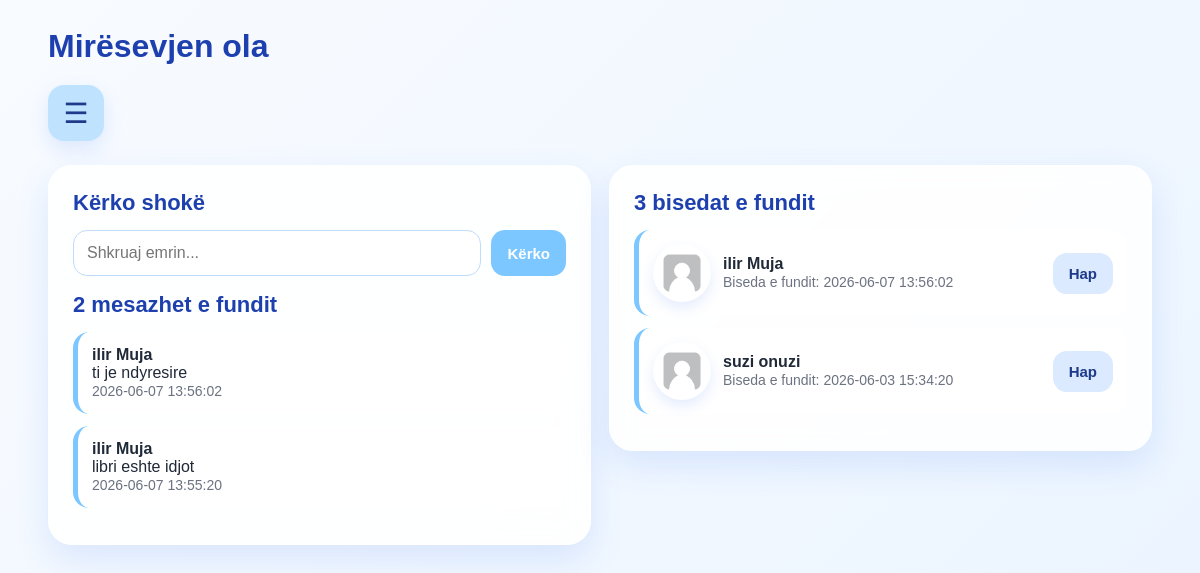
The app's page /femija/f_dashboard.php (signed in) with its own data.
### tables this page shows
CREATE TABLE `mesazhe` (
  `id` int(11) NOT NULL,
  `dergues_id` int(11) NOT NULL,
  `marres_id` int(11) NOT NULL,
  `teksti` text NOT NULL,
  `status` enum('normal','i_dyshimte','ofendues') DEFAULT 'normal',
  `score` int(11) DEFAULT 0,
  `fjale_ndaluara` text DEFAULT NULL,
  `lloje_fjalesh` text DEFAULT NULL,
  `lsf_json` longtext DEFAULT NULL CHECK (json_valid(`lsf_json`)),
  `is_read` tinyint(4) DEFAULT 0,
  `data_krijimit` timestamp NOT NULL DEFAULT current_timestamp()
);

CREATE TABLE `perdorues` (
  `id` int(11) NOT NULL,
  `emri` varchar(50) NOT NULL,
  `mbiemri` varchar(50) NOT NULL,
  `email` varchar(100) NOT NULL,
  `password` varchar(255) NOT NULL,
  `confirm_pass` varchar(255) DEFAULT NULL,
  `is_email_verified` tinyint(4) DEFAULT 0,
  `roli` enum('femije','prind') NOT NULL,
  `prind_id` int(11) DEFAULT NULL,
  `foto_profil` varchar(255) DEFAULT NULL,
  `created_at` timestamp NOT NULL DEFAULT current_timestamp(),
  `ditelindja` date DEFAULT NULL
);

### femija/f_dashboard.php (the view, shortened to what this page needs)
<?php
include("../configuration.php");
$user_id = (int)$_SESSION['user_id'];
$latestMessagesQ = $conn->prepare("
    SELECT
        m.teksti,
        m.data_krijimit,
        p.emri,
        p.mbiemri
    FROM mesazhe m
    JOIN perdorues p ON p.id = m.dergues_id
    WHERE m.marres_id = ?
    ORDER BY m.data_krijimit DESC
    LIMIT 2
");
$latestMessagesQ->bind_param("i", $user_id);
$latestMessagesQ->execute();
$latestMessages = $latestMessagesQ->get_result();
$recentChatsQ = $conn->prepare("
    SELECT
        p.id,
        p.emri,
        p.mbiemri,
        p.foto_profil,
        MAX(m.data_krijimit) AS last_message_time
    FROM mesazhe m
    JOIN perdorues p
        ON p.id = CASE
            WHEN m.dergues_id = ? THEN m.marres_id
            ELSE m.dergues_id
        END
    WHERE m.dergues_id = ? OR m.marres_id = ?
    GROUP BY p.id, p.emri, p.mbiemri, p.foto_profil
    ORDER BY last_message_time DESC
    LIMIT 3
");
$recentChatsQ->bind_param("iii", $user_id, $user_id, $user_id);
$recentChatsQ->execute();
$recentChats = $recentChatsQ->get_result();
?>
<!DOCTYPE html>
<html lang="sq">
<head>
    <link rel="stylesheet" href="../assets/child.css">
</head>
<body class="child-ui">
<div class="child-page">
    <h1 class="child-title">Mirësevjen <?= htmlspecialchars($_SESSION['emri']) ?></h1>
    <div class="child-menu-wrapper">
        <button class="child-menu-button">☰</button>
    </div>
    <div class="child-dashboard-grid">
        <div class="child-glass">
            <h3 class="child-section-title">Kërko shokë</h3>
            <form class="child-search-form" method="GET" action="search.php">
                <input class="child-input" type="text" name="term" placeholder="Shkruaj emrin..." required>
                <button class="child-btn" type="submit">Kërko</button>
            </form>
            <div class="child-list">
                <h3 class="child-section-title">2 mesazhet e fundit</h3>
                <?php while ($m = $latestMessages->fetch_assoc()): ?>
                    <div class="child-item">
                        <div>
                            <b><?= htmlspecialchars($m['emri'] . ' ' . $m['mbiemri']) ?></b><br>
                            <?= htmlspecialchars($m['teksti']) ?><br>
                            <small class="child-muted"><?= htmlspecialchars($m['data_krijimit']) ?></small>
                        </div>
                    </div>
                <?php endwhile; ?>
            </div>
        </div>
        <div class="child-glass">
            <h3 class="child-section-title">3 bisedat e fundit</h3>
            <?php while ($chat = $recentChats->fetch_assoc()): ?>
                <?php $foto = '../' . ($chat['foto_profil'] ?: 'uploads/default.png'); ?>
                <div class="child-item">
                    <div class="child-item-main">
                        <img
                            class="child-avatar"
                            src="<?= htmlspecialchars($foto) ?>"
                            onerror="this.onerror=null; this.src='../uploads/default.png';"
                            alt="Foto"
                        >
                        <div>
                            <b><?= htmlspecialchars($chat['emri'] . ' ' . $chat['mbiemri']) ?></b><br>
                            <small class="child-muted">Biseda e fundit: <?= htmlspecialchars($chat['last_message_time']) ?></small>
                        </div>
                    </div>
                    <a class="child-btn child-btn-light" href="messages.php?friend_id=<?= (int)$chat['id'] ?>">
    Hap
</a>
                </div>
            <?php endwhile; ?>
        </div>
    </div>
</div>
</body>
</html>

### assets/child.css (style rules this page uses)
:root { --child-bg-1:#f8fbff; --child-bg-2:#eaf4ff; --child-blue:#bfe3ff; --child-blue-strong:#7cc7ff; --child-blue-deep:#2563eb; --child-green:#dcfce7; --child-green-strong:#86efac; --child-red:#fee2e2; --child-red-strong:#fca5a5; --child-white:rgba(255,255,255,.88); --child-text:#1f2937; --child-muted:#6b7280; }
* { box-sizing:border-box; }
html { width:100%; min-height:100%; -webkit-text-size-adjust:100%; }
body.child-ui { margin:0; min-height:100vh; min-height:100dvh; font-family:Arial,sans-serif; background:linear-gradient(135deg,var(--child-bg-1),var(--child-bg-2)); color:var(--child-text); }
.child-page { width:min(1120px,92%); margin:28px auto; }
.child-title { font-size:32px; color:#1e40af; margin:0 0 20px; }
.child-menu-wrapper { position:relative; margin-bottom:24px; }
.child-menu-button { width:56px; height:56px; border:none; border-radius:16px; background:var(--child-blue); color:#1e3a8a; font-size:28px; cursor:pointer; box-shadow:0 8px 20px rgba(37,99,235,.12); outline:none; }
.child-glass { background:var(--child-white); backdrop-filter:blur(14px); -webkit-backdrop-filter:blur(14px); border:1px solid rgba(255,255,255,.75); border-radius:24px; padding:24px; box-shadow:0 14px 35px rgba(37,99,235,.12); }
.child-dashboard-grid { display:grid; grid-template-columns:1fr 1fr; gap:18px; align-items:start; }
.child-section-title { margin:0 0 14px; color:#1e40af; font-size:22px; }
.child-search-form { display:flex; gap:10px; }
.child-input { width:100%; border:1px solid #bfdbfe; border-radius:14px; padding:13px; outline:none; background:white; font-size:16px; }
.child-btn { border:none; background:var(--child-blue-strong); color:white; padding:12px 16px; border-radius:14px; font-weight:bold; text-decoration:none; display:inline-block; cursor:pointer; font-size:15px; }
.child-btn-light { background:#dbeafe; color:#1e3a8a; }
.child-list { margin-top:16px; }
.child-item { background:white; border-radius:16px; padding:14px; margin-bottom:12px; border-left:5px solid var(--child-blue-strong); display:flex; align-items:center; justify-content:space-between; gap:12px; }
.child-item-main { display:flex; align-items:center; gap:12px; }
.child-avatar { width:58px; height:58px; min-width:58px; border-radius:50%; object-fit:cover; background:#fff; border:3px solid #fff; box-shadow:0 6px 14px rgba(37,99,235,.12); }
.child-muted { color:var(--child-muted); font-size:14px; }

### records on screen
mesazhe: dergues.mbiemri "ilir Muja", teksti "ti je ndyresire", data_krijimit "2026-06-07 13:56:02"
mesazhe: dergues.mbiemri "ilir Muja", teksti "libri eshte idjot", data_krijimit "2026-06-07 13:55:20"
perdorues: emri+mbiemri "ilir Muja", last_message_time "2026-06-07 13:56:02"
perdorues: emri+mbiemri "suzi onuzi", last_message_time "2026-06-03 15:34:20"

### other values on screen
$_SESSION['emri'] "ola"
